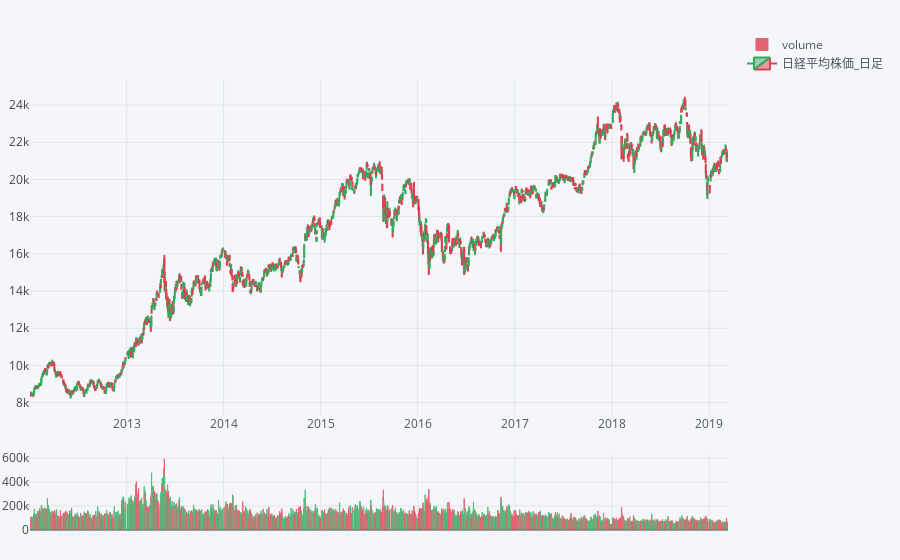

Notebook code for this chart:
### Code cell
# 日経平均株価ローソクチャート
qf = cf.QuantFig(n255)
qf.add_volume()
qf.iplot(up_color=green, down_color=red, name="日経平均株価_日足")

### Figure 1 — Plotly figure (JSON) as saved in the notebook; plotly's stock layout.template omitted (floating-point values rounded to 4 significant figures; data arrays with more than 128 entries replaced by an {"elided": "..."} marker saying what was removed)
{"data": [{"marker": {"color": {"elided": "1792 str values"}, "line": {"color": {"elided": "1792 str values"}, "width": 1}}, "name": "volume", "opacity": 0.8, "orientation": "v", "text": "", "type": "bar", "uid": "d3da7cc1-be88-4b78-9414-d36aeb624e2d", "x": {"elided": "1792 str values"}, "y": {"elided": "1792 mixed values"}, "yaxis": "y3"}, {"close": {"elided": "1792 float values"}, "decreasing": {"line": {"color": "#DB4052"}}, "high": {"elided": "1792 float values"}, "increasing": {"line": {"color": "#32AB60"}}, "low": {"elided": "1792 float values"}, "name": "日経平均株価_日足", "open": {"elided": "1792 float values"}, "showlegend": true, "type": "candlestick", "uid": "6cc29575-c53e-47a8-87f2-a0059153b2cb", "x": {"elided": "1792 str values"}, "yaxis": "y2"}], "layout": {"legend": {"bgcolor": "#F5F6F9", "font": {"color": "#4D5663"}}, "margin": {"b": 30, "l": 30, "r": 30, "t": 30}, "paper_bgcolor": "#F5F6F9", "plot_bgcolor": "#F5F6F9", "showlegend": true, "title": {"font": {"color": "#4D5663"}}, "xaxis": {"anchor": "y2", "gridcolor": "#E1E5ED", "rangeselector": {"bgcolor": "rgba(150, 200, 250, 1)", "buttons": [{"count": 1, "label": "1m", "step": "month", "stepmode": "backward"}, {"count": 1, "label": "1y", "step": "year", "stepmode": "backward"}], "font": {"size": 13}, "visible": false, "x": 0, "y": 0.9}, "rangeslider": {"visible": false}, "showgrid": true, "tickfont": {"color": "#4D5663"}, "title": {"font": {"color": "#4D5663"}, "text": ""}, "zerolinecolor": "#E1E5ED"}, "yaxis": {"gridcolor": "#E1E5ED", "showgrid": true, "showticklabels": false, "tickfont": {"color": "#4D5663"}, "title": {"font": {"color": "#4D5663"}, "text": ""}, "zerolinecolor": "#E1E5ED"}, "yaxis2": {"domain": [0.23, 0.9]}, "yaxis3": {"domain": [0, 0.15]}}}
